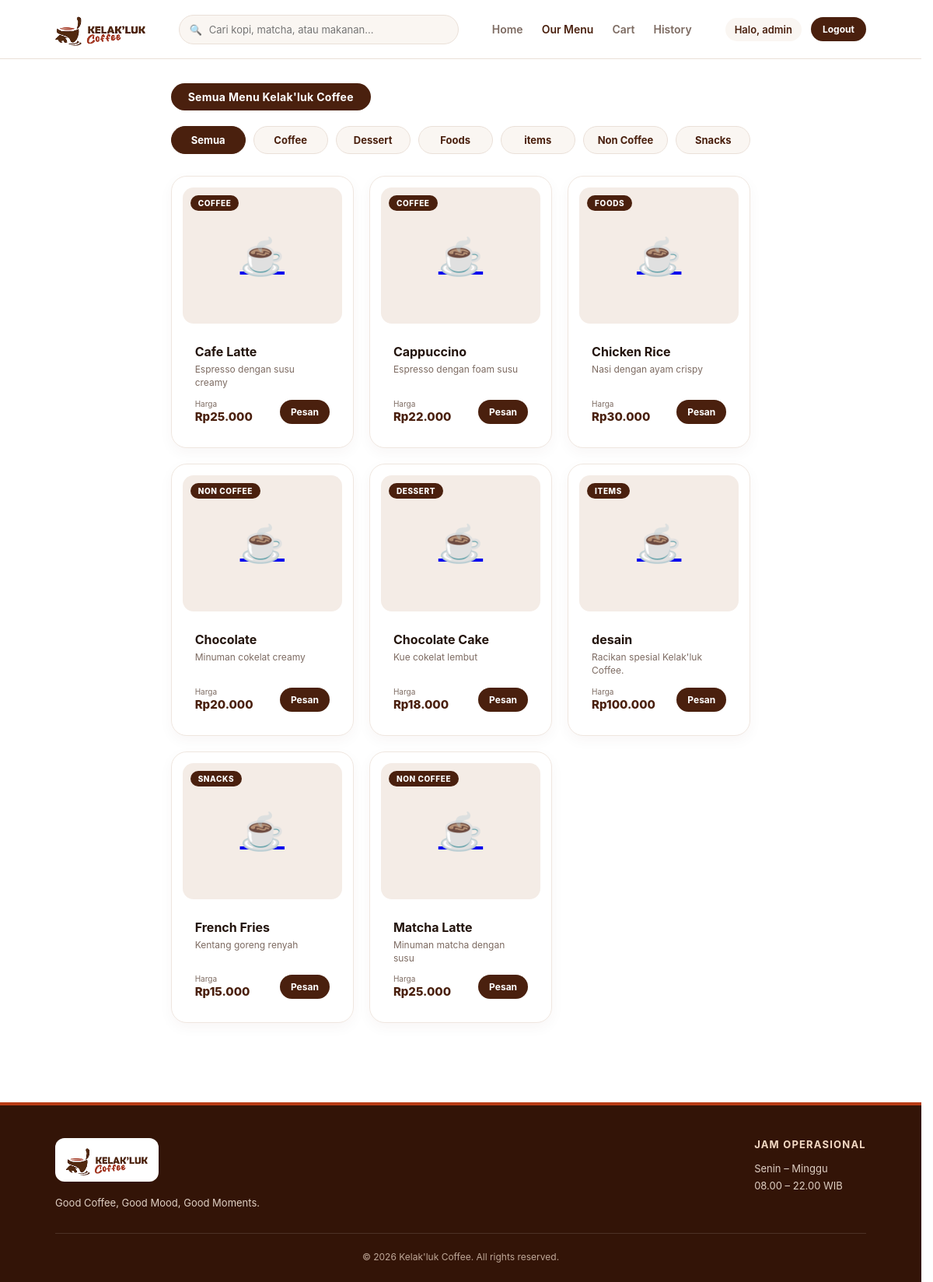
Screenshot of /pages/menu.php (signed in) with the database file from the repository.
### tables this page shows
CREATE TABLE `categories` (
  `id` int(11) NOT NULL,
  `nama_kategori` varchar(100) NOT NULL,
  `gambar` varchar(255) DEFAULT NULL
);

CREATE TABLE `products` (
  `id` int(11) NOT NULL,
  `category_id` int(11) DEFAULT NULL,
  `nama_produk` varchar(150) NOT NULL,
  `deskripsi` text DEFAULT NULL,
  `harga` decimal(12,2) NOT NULL,
  `gambar` varchar(255) DEFAULT NULL,
  `status` enum('tersedia','habis') DEFAULT 'tersedia',
  `created_at` timestamp NOT NULL DEFAULT current_timestamp()
);

### pages/menu.php (the view, shortened to what this page needs)
<?php
require_once '../config/database.php';
function getProductImage($prod) {
    $raw = trim((string) ($prod['gambar'] ?? ($prod['foto'] ?? ($prod['image'] ?? ''))));
    $clean = ltrim($raw, '/');
    $candidates = [
        '../' . $clean,
        '../assets/images/' . $clean,
        '../assets/images/products/' . $clean,
        '../uploads/' . $clean,
        '../assets/uploads/' . $clean,
        '../assets/images/' . basename($clean),
        '../uploads/' . basename($clean),
    ];
    return '';
}
function e($value) {
    return htmlspecialchars((string) $value, ENT_QUOTES, 'UTF-8');
}
function rupiah($value) {
    return 'Rp' . number_format((float) $value, 0, ',', '.');
}
$selectedCategory = filter_input(INPUT_GET, 'category', FILTER_VALIDATE_INT);
$searchQuery = trim($_GET['q'] ?? '');
$categories = $conn->query("SELECT * FROM categories ORDER BY nama_kategori ASC")->fetchAll();
$sql = "
    SELECT products.*, categories.nama_kategori
    FROM products
    LEFT JOIN categories ON products.category_id = categories.id
    WHERE products.status = 'tersedia'
";
$params = [];
$sql .= " ORDER BY products.nama_produk ASC";
$stmt = $conn->prepare($sql);
$stmt->execute($params);
$products = $stmt->fetchAll();
$cartCount = array_sum(array_map('intval', $_SESSION['cart'] ?? []));
?>
<!DOCTYPE html>
<html lang="id">
<head>
    <link rel="stylesheet" href="../assets/css/style.css?v=8">
</head>
<body>
    <header class="main-header">
        <a href="home.php" class="brand">
            <img src="../assets/images/logo.png" alt="Kelak'luk Coffee" class="brand-logo">
        </a>
        <form action="menu.php" method="GET" class="header-search">
            <span>🔍</span>
            <input type="text" name="q" value="<?= e($searchQuery); ?>" placeholder="Cari kopi, matcha, atau makanan...">
        </form>
        <nav class="main-nav">
            <a href="home.php">Home</a>
            <a href="menu.php" class="active">Our Menu</a>
            <a href="cart.php">Cart<?= $cartCount ? ' (' . $cartCount . ')' : ''; ?></a>
            <a href="history.php">History</a>
        </nav>
        <div class="header-actions">
            <span class="user-greeting">Halo, <?= e($_SESSION['nama'] ?? 'Pelanggan'); ?></span>
            <a href="../auth/logout.php" class="logout-button">Logout</a>
        </div>
    </header>
    <main class="cafe-container">
        <div class="figma-section-bar">
            <span class="figma-pill-title">
                <?= $searchQuery !== '' ? 'Hasil Pencarian: "' . e($searchQuery) . '"' : 'Semua Menu Kelak\'luk Coffee'; ?>
            </span>
        </div>
        <div class="category-list">
            <a href="menu.php" class="<?= !$selectedCategory && $searchQuery === '' ? 'selected' : ''; ?>">Semua</a>
            <?php foreach ($categories as $category): ?>
                <a href="menu.php?category=<?= (int) $category['id']; ?>"
                   class="<?= $selectedCategory === (int) $category['id'] ? 'selected' : ''; ?>">
                    <?= e($category['nama_kategori']); ?>
                </a>
            <?php endforeach; ?>
        </div>
        <div class="product-grid">
            <?php if (empty($products)): ?>
                <p class="empty-message">Menu tidak ditemukan. Coba kata kunci atau kategori lain.</p>
            <?php else: ?>
                <?php foreach ($products as $product): ?>
                    <?php $imgSrc = getProductImage($product); ?>
                    <article class="product-card">
                        <a href="detail.php?id=<?= (int) $product['id']; ?>" class="product-thumb">
                            <?php if (!empty($product['nama_kategori'])): ?>
                                <span class="product-badge"><?= e($product['nama_kategori']); ?></span>
                            <?php endif; ?>
                            <?php if ($imgSrc !== ''): ?>
                                <img src="<?= e($imgSrc); ?>" alt="<?= e($product['nama_produk']); ?>">
                            <?php else: ?>
                                <span class="product-fallback-icon">☕</span>
                            <?php endif; ?>
                        </a>
                        <div class="product-info">
                            <h3><?= e($product['nama_produk']); ?></h3>
                            <p><?= e($product['deskripsi'] ?: 'Racikan spesial Kelak\'luk Coffee.'); ?></p>
                            <div class="product-bottom">
                                <div class="price-block">
                                    <small>Harga</small>
                                    <strong><?= rupiah($product['harga']); ?></strong>
                                </div>
                                <a href="detail.php?id=<?= (int) $product['id']; ?>" class="detail-button">
                                    Pesan
                                </a>
                            </div>
                        </div>
                    </article>
                <?php endforeach; ?>
            <?php endif; ?>
        </div>
    </main>
    <footer class="main-footer">
        <div class="footer-grid">
            <div class="footer-col">
                <a href="home.php" class="footer-logo-wrap">
                    <img src="../assets/images/logo.png" alt="Kelak'luk Coffee" class="footer-logo">
                </a>
                <p>Good Coffee, Good Mood, Good Moments.</p>
            </div>
            <div class="footer-col">
                <h4>Jam Operasional</h4>
                <p>Senin – Minggu<br>08.00 – 22.00 WIB</p>
            </div>
        </div>
        <div class="footer-bottom">
            <small>&copy; <?= date('Y'); ?> Kelak'luk Coffee. All rights reserved.</small>
        </div>
    </footer>
</body>
</html>

### rows the page displays
categories: nama_kategori "Coffee"
categories: nama_kategori "Dessert"
categories: nama_kategori "Foods"
categories: nama_kategori "items"
categories: nama_kategori "Non Coffee"
categories: nama_kategori "Snacks"
products: category.nama_kategori "COFFEE", nama_produk "Cafe Latte", deskripsi "Espresso dengan susu creamy", harga "Rp25.000"
products: category.nama_kategori "COFFEE", nama_produk "Cappuccino", deskripsi "Espresso dengan foam susu", harga "Rp22.000"
products: category.nama_kategori "FOODS", nama_produk "Chicken Rice", deskripsi "Nasi dengan ayam crispy", harga "Rp30.000"
products: category.nama_kategori "NON COFFEE", nama_produk "Chocolate", deskripsi "Minuman cokelat creamy", harga "Rp20.000"
products: category.nama_kategori "DESSERT", nama_produk "Chocolate Cake", deskripsi "Kue cokelat lembut", harga "Rp18.000"
products: category.nama_kategori "ITEMS", nama_produk "desain", deskripsi "Racikan spesial Kelak'luk Coffee.", harga "Rp100.000"
products: category.nama_kategori "SNACKS", nama_produk "French Fries", deskripsi "Kentang goreng renyah", harga "Rp15.000"
products: category.nama_kategori "NON COFFEE", nama_produk "Matcha Latte", deskripsi "Minuman matcha dengan susu", harga "Rp25.000"

### other values shown
$_SESSION['nama'] "admin"
